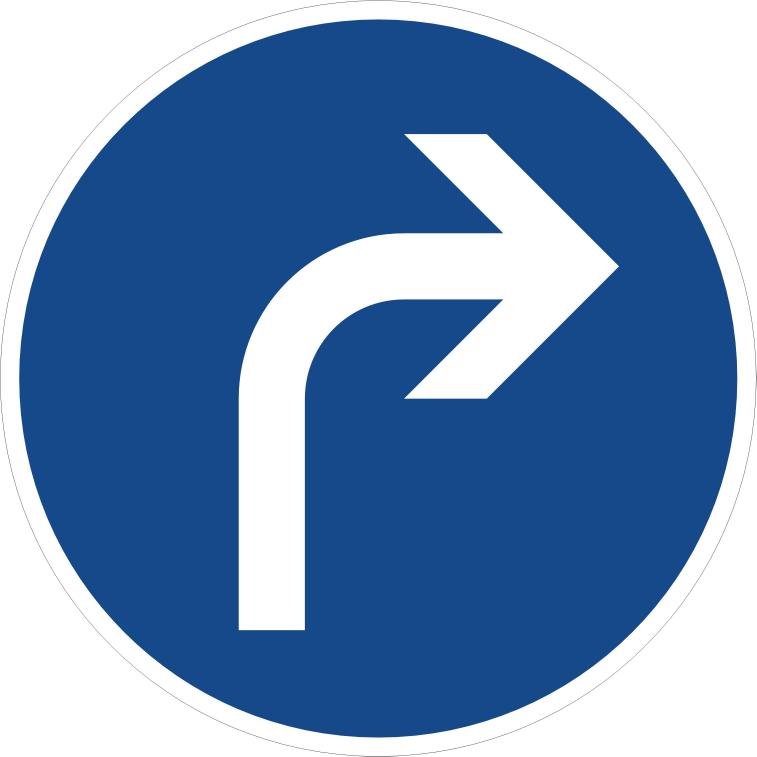
#> input picture images/DBSignCompare/rechts.jpg, 2270 x 2270 px, given in place of RoadRechts2.jpg, which was not available (shown at 1/3 size)
$ python signNewConsept.py
#> lines starting #> are read from the running program, lines starting #| are printed output that depends on the picture; pictures that were not available may be replaced by others from this repository, and a replacement may not be noted
#!/usr/bin/python

#import
from __future__ import print_function
from scipy.stats import itemfreq
from math import sqrt
import cv2
print (cv2.__version__)
import numpy as np
import argparse


# Konstanten
#TrafficOnWayBilder
filename = '/home/pses/catkin_ws/src/echtzeitsysteme/images/TrafficOnWay/RoadRechts2.jpg'                    # 1-2
# [12 lines of commented-out code are left out]
img = cv2.imread(filename)
#> img is the input picture: shape (2270, 2270, 3); mean B, G, R 183.8, 144.6, 113.7

# Image lesen und Grauzeichnen
# img = cv2.imread(filename, cv2.IMREAD_GRAYSCALE)


# grayscale
    # Eingehendes Bild in den Grauen Farbraum transferieren
    # erhoeht die Geschwindigkeit der Erkennung
    # kein Unterschied ob das Schild grau oder bunt ist
gray = cv2.cvtColor(img, cv2.COLOR_BGR2GRAY) #BGR 3 Values per Pixel (Blue, Green, Red)
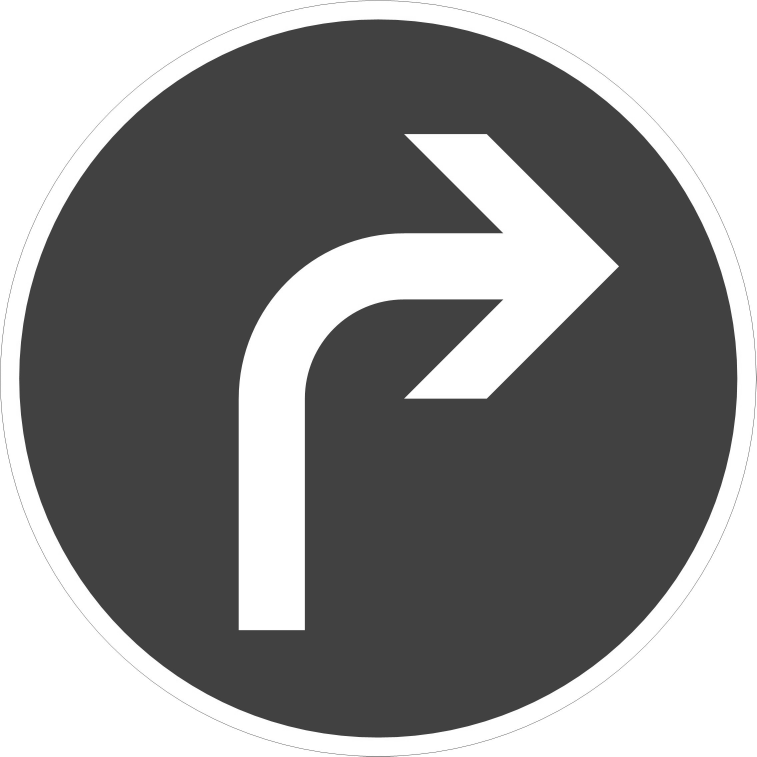
#> gray: shape (2270, 2270) (shown at 1/3 size); min 13, max 255, mean 139.7


# contrast and brightness changing for every Pixel -> neues Mat Object
transInput = img
alphaContrast =  1.2   #default 1.0
betaBrightness = 0   #default 0
contrastBrightnessOutput = np.zeros(transInput.shape, transInput.dtype) # initial pixels are Zero # Same size and type as Original Image
""" zu langsam
for y in range(transInput,shape[0]):
    for x in range(transInput.shape[1]):
        for c in range(transInput.shape[2]):
            contrastBrightnessOutput[y,x,c] = np.clip[alphaContrast*transInput[y,x,c] + betaBrightness, 0 ,255)
"""
    #optimierter
contrastBrightnessOutput = cv2.convertScaleAbs(transInput,alpha=alphaContrast, beta=betaBrightness)
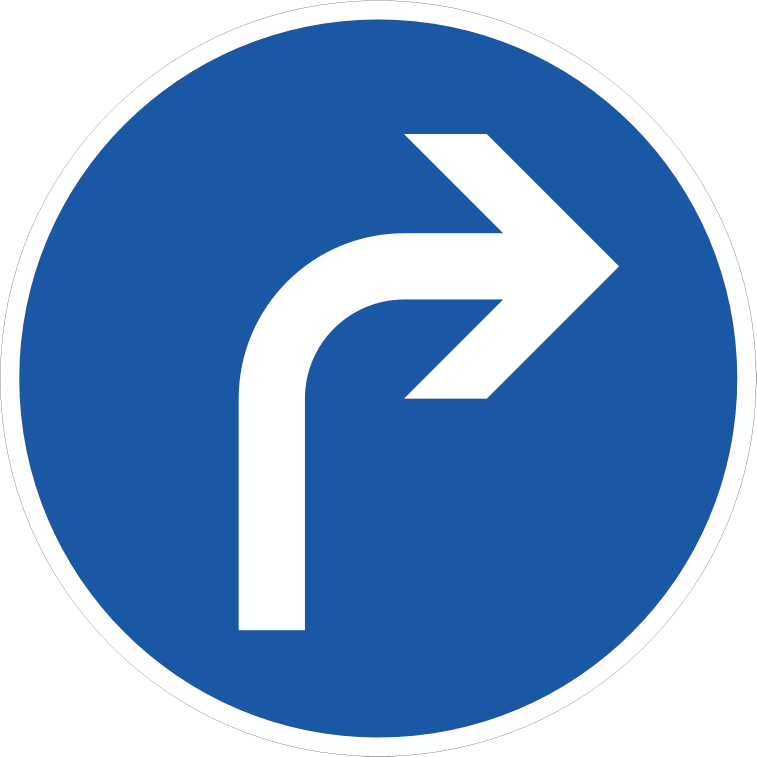
#> contrastBrightnessOutput: shape (2270, 2270, 3) (shown at 1/3 size); mean B, G, R 200.9, 153.8, 116.3


# Gamma Transformation    // non linear 0<y<255
# y < 1    original dark regions will be brighter
# y > 1    original dark regions will be darker
# looluptable to improve performance only 256 values
gamma = 0.8
gammaImageInput = img
lookUpTable = np.empty((1,256), np.uint8)
for i in range(256):
    lookUpTable[0,i] = np.clip(pow(i/255.0, gamma)*255.0, 0, 255)
gammaImgOutput = cv2.LUT(gammaImageInput, lookUpTable)


# cannyDetection/Kanten
ratio = 3               # lower:upper Schwellwert 3:1
kernel_size = 3
img_gray = gray
def CannyThreshold(val):
    low_threshold = val
    imgBlurCanny = cv2.blur(img_gray, (3,3))
    detected_edges = cv2.Canny(imgBlurCanny, low_threshold, low_threshold*ratio, kernel_size)
    mask = detected_edges != 0
    dst = img * (mask[:,:,None].astype(img.dtype))
    # dst     -->   ausgeschnittenes Bild nur Kreise       Schwellwert val=21 optimal        ####################
    cv2.imshow(window_name, dst)


# hough circle Transform
imgCircles = img
# medianBlur() -> Rauschunterdrueckung des Streams um falsche Kreiserkennung zu verhindern
    # https://docs.opencv.org/3.1.0/d4/d13/tutorial_py_filtering.html
imgBlurCircles = cv2.medianBlur(gray, 5)
rows = imgBlurCircles.shape[0]
#> rows = 2270


# HoughCircles(InputArray Bild, OutputArray cv2.HOUGH_GRADIENT, int methode, double minDist, )
    # Hough Transformation um Kreise in einem grayscale Bild zu finden
    # minDist: minimaler euklidischer Abstand zwischen Mittelpunkt des erkannten Kreises und dessen Rand/Kanten
    #           -> nur ein Schild immer erkennen
    # cv2.HOUGH_GRADIENT: Vector mit erkannten Raendern (Kreis)
    # parameter1: upper threshold for the INTERNAL CANNY EDGE DETECTOR # Anzahl zu erkennende Kreise kann durch den Wert erhoeht werden
    # parameter2: threshold for center detection # Je hoeher desto geringer die Fehlerkennung
    # parameter1 > parameter2 !!!
    # min_radius = Minimum radius to be detected  ' if unknown "= 0"
    # max_radius = Maximum radius to be detected  ' if unknown "= 0"
    # https://docs.opencv.org/3.1.0/dd/d1a/group__imgproc__feature.html#ga47849c3be0d0406ad3ca45db65a25d2d
    #
circles = cv2.HoughCircles(gray, cv2.HOUGH_GRADIENT, 1, rows/8, param1=120, param2=40, minRadius=1, maxRadius=70)
#> circles = None
# default 100, 30,1, 30
if circles is not None:
    circles = np.uint16(np.around(circles))
    for i in circles [0, :]:  # draw the detected circles
        center = (i[0], i[1])
        # circle center draw green point
        cv2.circle(imgCircles, center, 1, (0, 100, 100), 3)
        # circle outline draw red
        radius = i[2]
        cv2.circle(imgCircles, center, radius, (255, 0, 255), 3)


######################### Detection SURF (unstable and no official Module) ###############
"""
imgGerade = cv2.imread('/home/pses/catkin_ws/src/echtzeitsysteme/images/DBSignCompare/geradeaus.jpg')

imgObjectReference = imgGerade  # Reference
imgDetectionInput = img         # finde Referenz in Bild zum vergleichen

# Nr.1  SURF Detection to detect the keypoints # compute the descriptors
minimalHessian = 400
detector = cv2.xfeatures2d_SURF.create(hessianThreshold=minimalHessian)
keypoints_obj, descriptors_obj = detector.detectAndCompute(imgObjectReference, None)
keypoints_scene, descriptors_scene = detector.detectAndCompute(imgDetectionInput, None)

# Nr.2  Matching descriptor vectors with a FLANN based matcher
    # Since SURF is a floating-point descriptor NORM_L2 is used
matcher = cv2.DescriptorMatcher_create(cv2.DescriptorMatcher_FLANNBASED)
knn_matches = matcher.knnMatch(descriptors_obj, descriptors_scene, 2)

# Nr.3  Filter matches using the Lowe's ratio test
ratio_thresh = 0.75
good_matches = []
for m,n in knn_matches:
    if m.distance < ratio_thresh * n.distance:
        good_matches.append(m)

# Nr.4  Draw matches
img_matches = np.empty((max(imgObjectReference.shape[0], imgDetectionInput.shape[0]), imgObjectReference.shape[1]+imgDetectionInput.shape[1], 3), dtype=np.uint8)
cv2.drawMatches(imgObjectReference, keypoints_obj, imgDetectionInput, keypoints_scene, good_matches, img_matches, flags=cv.DrawMatchesFlags_NOT_DRAW_SINGLE_POINTS)

# Nr.5 Localize the object
obj = np.empty((len(good_matches),2), dtype=np.float32)
scene = np.empty((len(good_matches),2), dtype=np.float32)
for i in range(len(good_matches)):
    #-- Get the keypoints from the good matches
    obj[i,0] = keypoints_obj[good_matches[i].queryIdx].pt[0]
    obj[i,1] = keypoints_obj[good_matches[i].queryIdx].pt[1]
    scene[i,0] = keypoints_scene[good_matches[i].trainIdx].pt[0]
    scene[i,1] = keypoints_scene[good_matches[i].trainIdx].pt[1]
H, _ =  cv.findHomography(obj, scene, cv.RANSAC)

# Nr.6 Get the corners from the image_1 ( the object to be "detected" )
obj_corners = np.empty((4,1,2), dtype=np.float32)
obj_corners[0,0,0] = 0
obj_corners[0,0,1] = 0
obj_corners[1,0,0] = img_object.shape[1]
obj_corners[1,0,1] = 0
obj_corners[2,0,0] = img_object.shape[1]
obj_corners[2,0,1] = img_object.shape[0]
obj_corners[3,0,0] = 0
obj_corners[3,0,1] = img_object.shape[0]
scene_corners = cv.perspectiveTransform(obj_corners, H)

# Nr.7 Draw lines between the corners (the mapped object in the scene - image_2 )
cv.line(img_matches, (int(scene_corners[0,0,0] + imgObjectReference.shape[1]), int(scene_corners[0,0,1])),\
    (int(scene_corners[1,0,0] + imgObjectReference.shape[1]), int(scene_corners[1,0,1])), (0,255,0), 4)
cv.line(img_matches, (int(scene_corners[1,0,0] + imgObjectReference.shape[1]), int(scene_corners[1,0,1])),\
    (int(scene_corners[2,0,0] + imgObjectReference.shape[1]), int(scene_corners[2,0,1])), (0,255,0), 4)
cv.line(img_matches, (int(scene_corners[2,0,0] + imgObjectReference.shape[1]), int(scene_corners[2,0,1])),\
    (int(scene_corners[3,0,0] + imgObjectReference.shape[1]), int(scene_corners[3,0,1])), (0,255,0), 4)
cv.line(img_matches, (int(scene_corners[3,0,0] + imgObjectReference.shape[1]), int(scene_corners[3,0,1])),\
    (int(scene_corners[0,0,0] + imgObjectReference.shape[1]), int(scene_corners[0,0,1])), (0,255,0), 4)

# Output Show detected matches
cv.imshow('Matches form Input and Libary & Object detection', img_matches)
"""


################################# Detection AKAZE ###########################
### compare two images Input & Reference -> get Matches and then deside which sign it could be

# [8 lines of commented-out code are left out]
imgRef = cv2.imread("/home/pses/catkin_ws/src/echtzeitsysteme/images/DBSignCompare/rechtsRoadref1.jpg", cv2.IMREAD_GRAYSCALE)           # 1-3
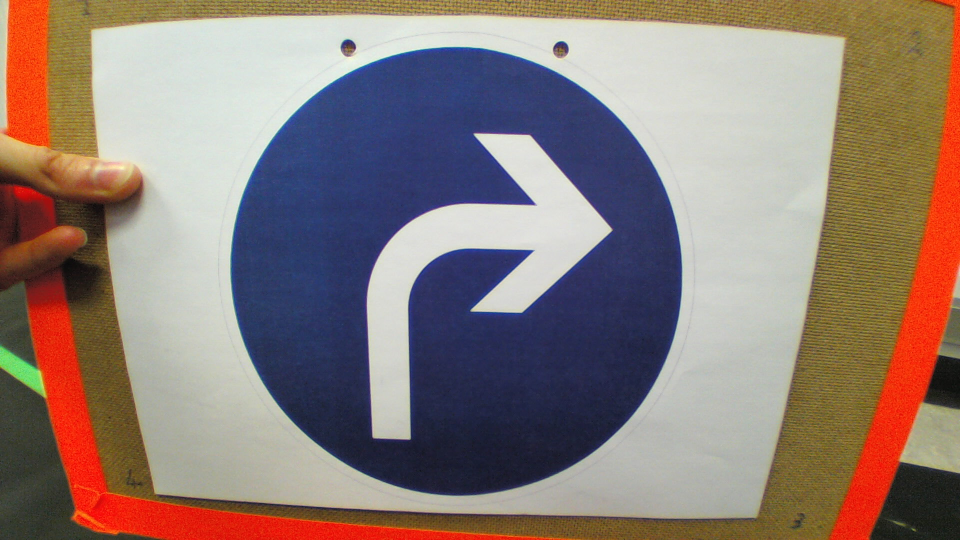
#> input picture images/testSchilder/RECHTS/rechtsRoadref1.jpg, 1920 x 1080 px, found by its file name (shown at 1/2 size)
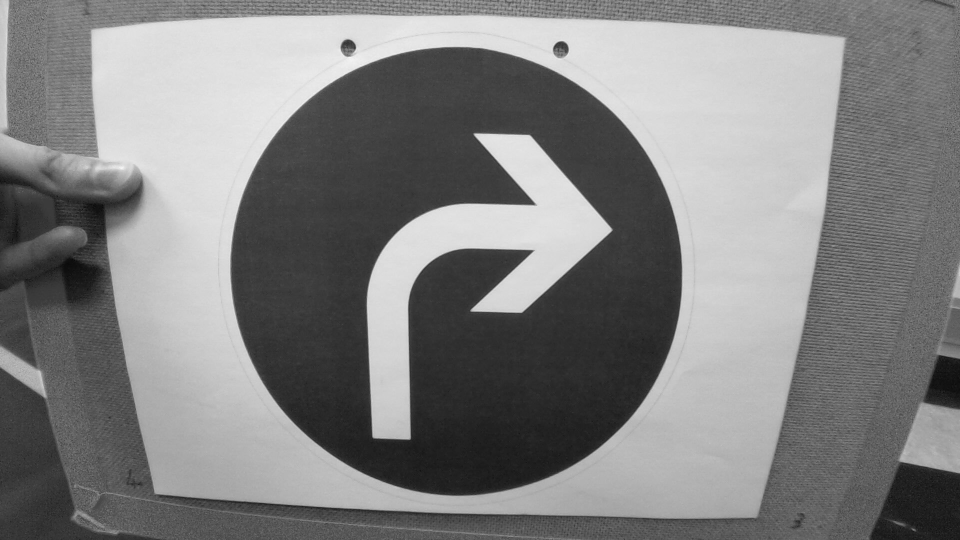
#> imgRef: shape (1080, 1920) (shown at 1/2 size); min 0, max 255, mean 128.4


#### Bild von Webcam
imgCompare = gray #cv2.imread("/home/pses/catkin_ws/src/echtzeitsysteme/images/signs.jpg", cv2.IMREAD_GRAYSCALE)
#imgCompare = cv2.imread("/home/pses/catkin_ws/src/echtzeitsysteme/images/ErgebnisTmp.jpg", cv2.IMREAD_GRAYSCALE)

if imgRef is None or imgCompare is None:
    print('Could not open or find the images!')
    exit(0)
fs = cv2.FileStorage("/home/pses/catkin_ws/src/echtzeitsysteme/images/DBSignCompare/Homography1to3p.xml", cv2.FILE_STORAGE_READ)
homography = fs.getFirstTopLevelNode().mat()

akaze = cv2.AKAZE_create()
kpts1, desc1 = akaze.detectAndCompute(imgRef, None)
#> kpts1 = 414 keypoints; strongest (x, y, size): (1019, 599, 64.6), (1200, 458, 32.3), (694, 86, 11.4), (1187, 457, 54.3)
kpts2, desc2 = akaze.detectAndCompute(imgCompare, None)
#> kpts2 = 471 keypoints; strongest (x, y, size): (1843, 799, 16.1), (726, 1879, 16.1), (903, 1879, 16.1), (1846, 799, 11.4)
matcher = cv2.DescriptorMatcher_create(cv2.DescriptorMatcher_BRUTEFORCE_HAMMING)
nn_matches = matcher.knnMatch(desc1, desc2, 2)
#> nn_matches = 414 matches
matched1 = []
matched2 = []
nn_match_ratio = 0.8 # Nearest neighbor matching ratio
for m, n in nn_matches:
    if m.distance < nn_match_ratio * n.distance:
        matched1.append(kpts1[m.queryIdx])
        matched2.append(kpts2[m.trainIdx])
#> after the loop, matched1 = 17 keypoints; strongest (x, y, size): (1200, 458, 32.3), (810, 868, 16.1), (805, 863, 27.2), (759, 861, 27.2); matched2 = 17 keypoints; strongest (x, y, size): (746, 1853, 45.7), (879, 1853, 45.7), (1466, 917, 32.3), (1794, 796, 64.6)
inliers1 = []
inliers2 = []
good_matches = []
inlier_threshold = 2.5 # Default 2.5 # Distance threshold to identify inliers with homography check
for i, m in enumerate(matched1):
    col = np.ones((3,1), dtype=np.float64)
    col[0:2,0] = m.pt
#> (the run stopped early here; a loop or call above may not have finished)
